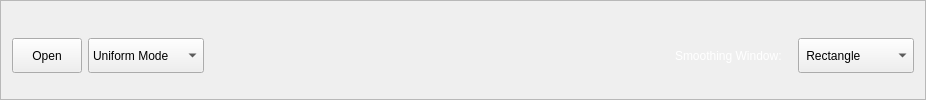
     <widget class="QFrame" name="header_frame">
      <property name="frameShape">
       <enum>QFrame::StyledPanel</enum>
      </property>
      <property name="frameShadow">
       <enum>QFrame::Raised</enum>
      </property>
      <layout class="QHBoxLayout" name="horizontalLayout_5" stretch="1,1,4,1,1">
       <property name="topMargin">
        <number>11</number>
       </property>
       <property name="bottomMargin">
        <number>0</number>
       </property>
       <item>
        <widget class="QPushButton" name="open_btn">
         <property name="sizePolicy">
          <sizepolicy hsizetype="Minimum" vsizetype="Minimum">
           <horstretch>0</horstretch>
           <verstretch>0</verstretch>
          </sizepolicy>
         </property>
         <property name="minimumSize">
          <size>
           <width>0</width>
           <height>0</height>
          </size>
         </property>
         <property name="maximumSize">
          <size>
           <width>70</width>
           <height>35</height>
          </size>
         </property>
         <property name="cursor">
          <cursorShape>PointingHandCursor</cursorShape>
         </property>
         <property name="styleSheet">
          <string notr="true"/>
         </property>
         <property name="text">
          <string>Open</string>
         </property>
        </widget>
       </item>
       <item>
        <widget class="QComboBox" name="mode_comboBox">
         <property name="sizePolicy">
          <sizepolicy hsizetype="Minimum" vsizetype="Minimum">
           <horstretch>0</horstretch>
           <verstretch>0</verstretch>
          </sizepolicy>
         </property>
         <property name="maximumSize">
          <size>
           <width>240</width>
           <height>35</height>
          </size>
         </property>
         <property name="cursor">
          <cursorShape>PointingHandCursor</cursorShape>
         </property>
         <property name="insertPolicy">
          <enum>QComboBox::InsertAtTop</enum>
         </property>
         <item>
          <property name="text">
           <string>Uniform Mode</string>
          </property>
         </item>
         <item>
          <property name="text">
           <string>Animal Mode</string>
          </property>
         </item>
         <item>
          <property name="text">
           <string>Musical Mode</string>
          </property>
         </item>
         <item>
          <property name="text">
           <string>ECG Mode</string>
          </property>
         </item>
        </widget>
       </item>
       <item>
        <spacer name="horizontalSpacer">
         <property name="orientation">
          <enum>Qt::Horizontal</enum>
         </property>
         <property name="sizeHint" stdset="0">
          <size>
           <width>508</width>
           <height>20</height>
          </size>
         </property>
        </spacer>
       </item>
       <item>
        <widget class="QLabel" name="label">
         <property name="sizePolicy">
          <sizepolicy hsizetype="Minimum" vsizetype="Preferred">
           <horstretch>0</horstretch>
           <verstretch>0</verstretch>
          </sizepolicy>
         </property>
         <property name="maximumSize">
          <size>
           <width>190</width>
           <height>16777215</height>
          </size>
         </property>
         <property name="styleSheet">
          <string notr="true">color: rgb(255, 255, 255);</string>
         </property>
         <property name="text">
          <string>Smoothing Window: </string>
         </property>
        </widget>
       </item>
       <item>
        <widget class="QComboBox" name="window_comboBox">
         <property name="sizePolicy">
          <sizepolicy hsizetype="Minimum" vsizetype="Minimum">
           <horstretch>0</horstretch>
           <verstretch>0</verstretch>
          </sizepolicy>
         </property>
         <property name="maximumSize">
          <size>
           <width>150</width>
           <height>35</height>
          </size>
         </property>
         <property name="cursor">
          <cursorShape>PointingHandCursor</cursorShape>
         </property>
         <item>
          <property name="text">
           <string> Rectangle</string>
          </property>
         </item>
         <item>
          <property name="text">
           <string> Hamming</string>
          </property>
         </item>
         <item>
          <property name="text">
           <string> Hanning</string>
          </property>
         </item>
         <item>
          <property name="text">
           <string> Gaussian</string>
          </property>
         </item>
        </widget>
       </item>
      </layout>
     </widget>
